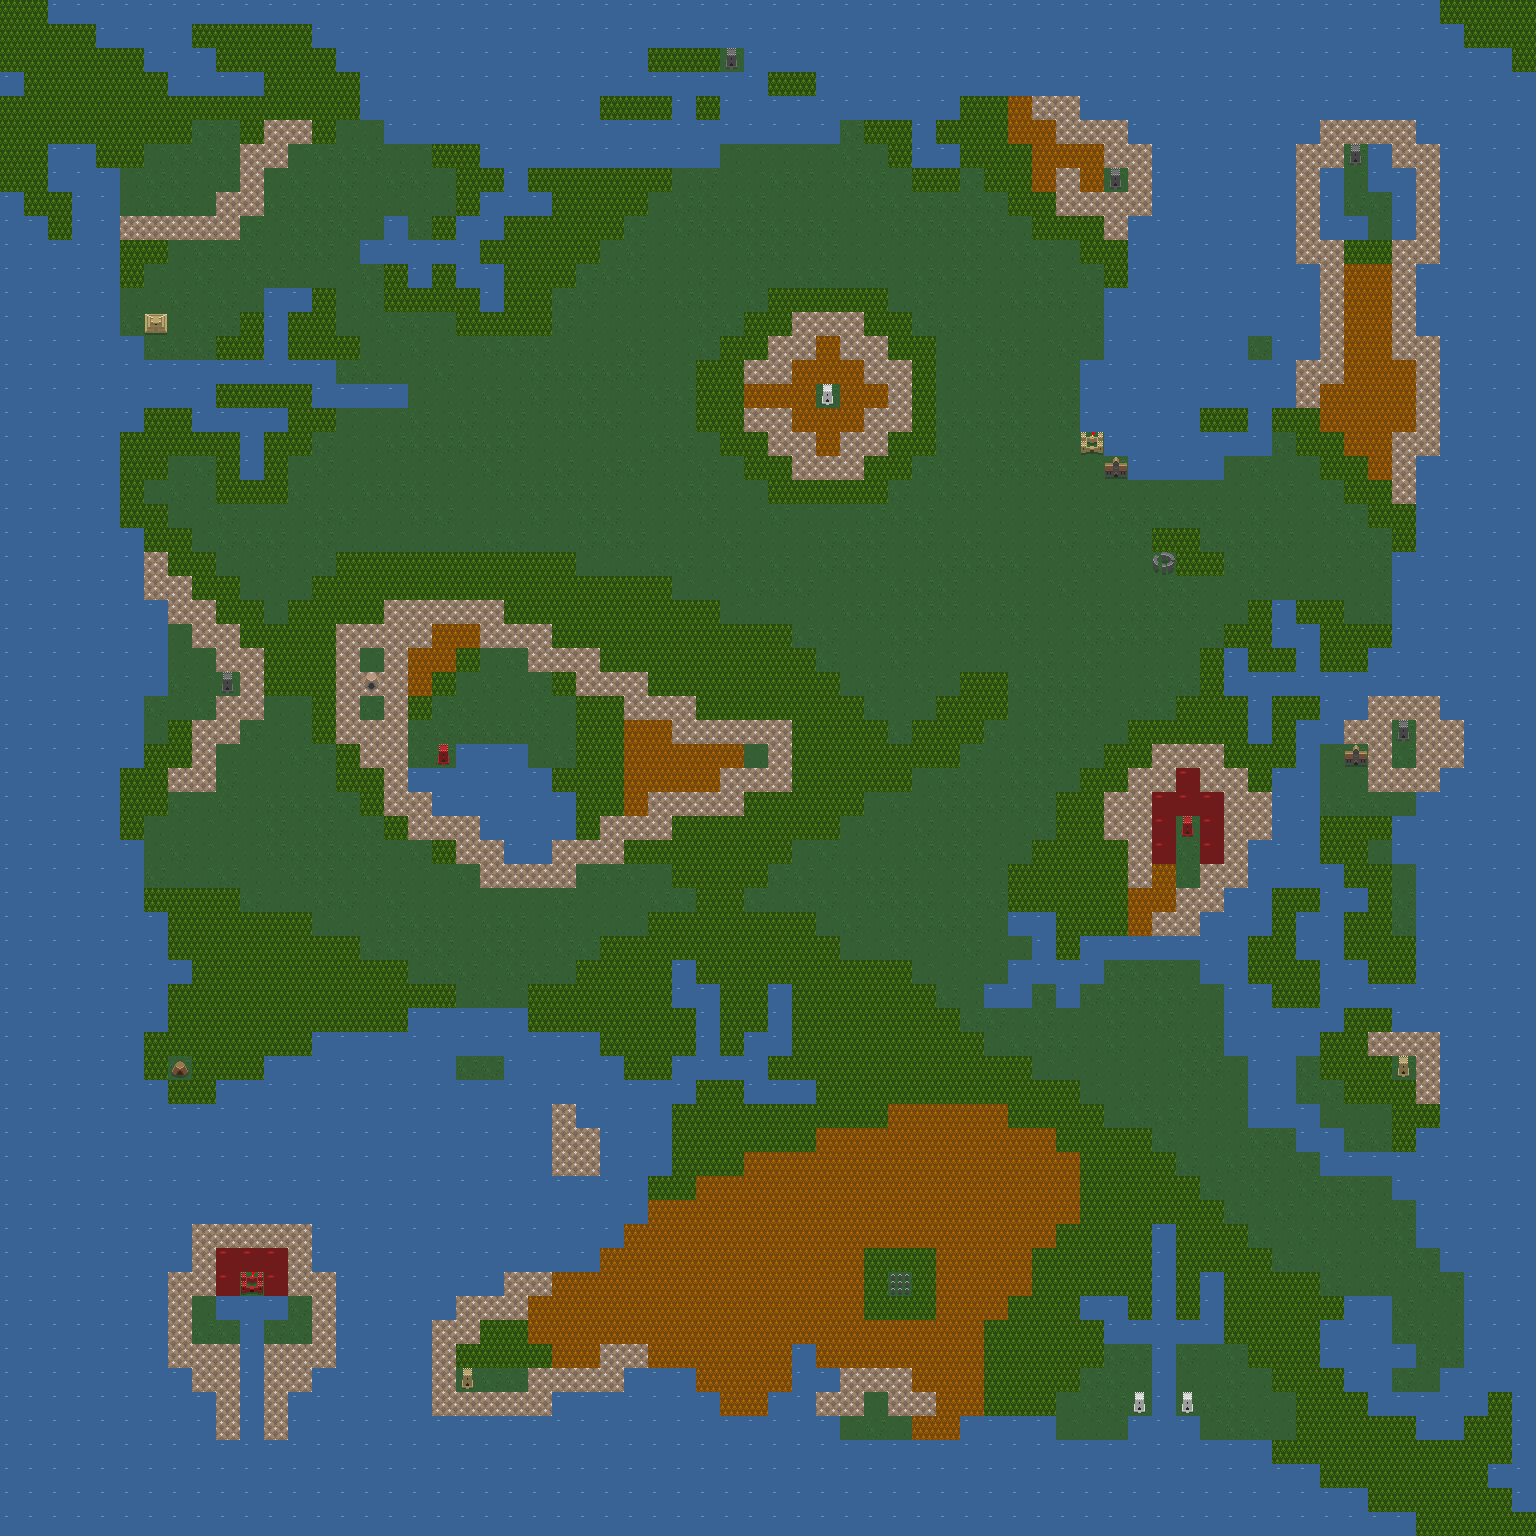

This game map was drawn from its Tiled (.tmx) file and the tilesets committed beside it. A one-line description and the trimmed map source follow:
An orthogonal 64x64 tile map with 24x24 px tiles, 7 tile layers (lava, grass, water, meadow, ...) and 29 objects (29x portal).

<map version="1.10" tiledversion="1.11.0" orientation="orthogonal" renderorder="right-down" width="64" height="64" tilewidth="24" tileheight="24" infinite="0" backgroundcolor="#000000" nextlayerid="21" nextobjectid="33">
 <properties>
  <property name="startX" value="44" />
  <property name="startY" value="20" />
 </properties>
 <tileset firstgid="1" name="uf_map" tilewidth="24" tileheight="24" tilecount="525" columns="25">
  <image source="uf_map.png" width="600" height="504" />
  <tile id="17">
   <animation>
    <frame tileid="17" duration="500" />
    <frame tileid="18" duration="500" />
    <frame tileid="19" duration="500" />
    <frame tileid="20" duration="500" />
    <frame tileid="19" duration="500" />
    <frame tileid="18" duration="500" />
   </animation>
  </tile>
  <tile id="67">
   <animation>
    <frame tileid="67" duration="500" />
    <frame tileid="68" duration="500" />
    <frame tileid="69" duration="500" />
    <frame tileid="70" duration="500" />
    <frame tileid="69" duration="500" />
    <frame tileid="68" duration="500" />
   </animation>
  </tile>
  <tile id="92">
   <animation>
    <frame tileid="92" duration="500" />
    <frame tileid="93" duration="500" />
    <frame tileid="94" duration="500" />
    <frame tileid="95" duration="500" />
    <frame tileid="94" duration="500" />
    <frame tileid="93" duration="500" />
   </animation>
  </tile>
  <tile id="117">
   <animation>
    <frame tileid="117" duration="500" />
    <frame tileid="118" duration="500" />
    <frame tileid="119" duration="500" />
    <frame tileid="120" duration="500" />
    <frame tileid="119" duration="500" />
    <frame tileid="118" duration="500" />
   </animation>
  </tile>
  <tile id="260">
   <animation>
    <frame tileid="260" duration="200" />
    <frame tileid="261" duration="200" />
    <frame tileid="262" duration="200" />
    <frame tileid="263" duration="200" />
   </animation>
  </tile>
  <tile id="265">
   <animation>
    <frame tileid="265" duration="200" />
    <frame tileid="266" duration="200" />
    <frame tileid="267" duration="200" />
    <frame tileid="268" duration="200" />
   </animation>
  </tile>
  <tile id="285">
   <animation>
    <frame tileid="285" duration="200" />
    <frame tileid="286" duration="200" />
    <frame tileid="287" duration="200" />
    <frame tileid="288" duration="200" />
   </animation>
  </tile>
  <tile id="290">
   <animation>
    <frame tileid="290" duration="200" />
    <frame tileid="291" duration="200" />
    <frame tileid="292" duration="200" />
    <frame tileid="293" duration="200" />
   </animation>
  </tile>
  <tile id="388">
   <animation>
    <frame tileid="388" duration="300" />
    <frame tileid="389" duration="300" />
   </animation>
  </tile>
  <tile id="390">
   <animation>
    <frame tileid="390" duration="500" />
    <frame tileid="391" duration="500" />
   </animation>
  </tile>
  <tile id="410">
   <animation>
    <frame tileid="410" duration="400" />
    <frame tileid="411" duration="400" />
   </animation>
  </tile>
  <tile id="412">
   <animation>
    <frame tileid="412" duration="400" />
    <frame tileid="413" duration="400" />
   </animation>
  </tile>
  <tile id="414">
   <animation>
    <frame tileid="414" duration="400" />
    <frame tileid="415" duration="400" />
   </animation>
  </tile>
  <tile id="416">
   <animation>
    <frame tileid="416" duration="400" />
    <frame tileid="417" duration="400" />
   </animation>
  </tile>
  <tile id="443">
   <animation>
    <frame tileid="443" duration="200" />
    <frame tileid="444" duration="200" />
    <frame tileid="445" duration="200" />
    <frame tileid="446" duration="200" />
   </animation>
  </tile>
 </tileset>
 <layer id="14" name="lava" width="64" height="64">
  <data>[4096 cells, 13 non-empty, 1 distinct tile ids]</data>
 </layer>
 <layer id="15" name="grass" width="64" height="64">
  <data>[4096 cells, 2144 non-empty, 2 distinct tile ids]</data>
 </layer>
 <layer id="16" name="water" width="64" height="64">
  <data>[4096 cells, 1670 non-empty, 1 distinct tile ids]</data>
 </layer>
 <layer id="17" name="meadow" width="64" height="64">
  <data>[4096 cells, 822 non-empty, 1 distinct tile ids]</data>
 </layer>
 <layer id="18" name="forest" width="64" height="64">
  <data>[4096 cells, 241 non-empty, 1 distinct tile ids]</data>
 </layer>
 <layer id="19" name="mountains" width="64" height="64">
  <data>[4096 cells, 269 non-empty, 1 distinct tile ids]</data>
 </layer>
 <layer id="20" name="props" width="64" height="64">
  <data>[4096 cells, 21 non-empty, 12 distinct tile ids]</data>
 </layer>
 <objectgroup id="4" name="portals">
  <object id="1" name="LLECHY" type="portal" x="1080" y="432" width="24" height="24" />
  <object id="2" name="WIZARDRY4" type="portal" x="240" y="1272" width="24" height="24" />
  <object id="3" name="BOLTAC" type="portal" x="1104" y="456" width="24" height="24" />
  <object id="4" name="ALIBABA" type="portal" x="144" y="312" width="24" height="24" />
  <object id="6" name="CANT" type="portal" x="1152" y="552" width="24" height="24" />
  <object id="7" name="DOOM" type="portal" x="432" y="744" width="24" height="24" />
  <object id="8" name="BARAD_ENELETH" type="portal" x="1176" y="1392" width="24" height="24" />
  <object id="9" name="BARAD_ENELETH" type="portal" x="1128" y="1392" width="24" height="24" />
  <object id="10" name="WIWOLD" type="portal" x="888" y="1272" width="24" height="24" />
  <object id="11" name="DRAGON_QUEST" type="portal" x="1344" y="744" width="24" height="24" />
  <object id="12" name="DARDIN" type="portal" x="720" y="48" width="24" height="24" />
  <object id="13" name="PERINEAN" type="portal" x="1344" y="144" width="24" height="24" />
  <object id="14" name="BLACK_STONE" type="portal" x="216" y="672" width="24" height="24" />
  <object id="15" name="WIZARDRY1" type="portal" x="1104" y="168" width="24" height="24" />
  <object id="16" name="FIRE" type="portal" x="1176" y="816" width="24" height="24" />
  <object id="17" name="WIZARDRY3" type="portal" x="456" y="1368" width="24" height="24" />
  <object id="18" name="SNAKE" type="portal" x="1392" y="1056" width="24" height="24" />
  <object id="19" name="TIME" type="portal" x="1392" y="720" width="24" height="24" />
  <object id="29" name="CAVE" type="portal" x="168" y="1056" width="24" height="24" />
  <object id="30" name="WIZARDRY2" type="portal" x="816" y="384" width="24" height="24" />
  <object id="31" name="MINE" type="portal" x="360" y="672" width="24" height="24" />
 </objectgroup>
 <objectgroup id="5" name="moongates" visible="0">
  <object id="20" name="GATE_0" type="portal" x="168" y="192" width="24" height="24" />
  <object id="21" name="GATE_1" type="portal" x="1368" y="1104" width="24" height="24" />
  <object id="22" name="GATE_2" type="portal" x="360" y="648" width="24" height="24" />
  <object id="23" name="GATE_3" type="portal" x="864" y="1392" width="24" height="24" />
  <object id="24" name="GATE_4" type="portal" x="360" y="696" width="24" height="24" />
  <object id="25" name="GATE_5" type="portal" x="288" y="1320" width="24" height="24" />
  <object id="26" name="GATE_6" type="portal" x="744" y="744" width="24" height="24" />
  <object id="27" name="GATE_7" type="portal" x="1392" y="744" width="24" height="24" />
 </objectgroup>
</map>
